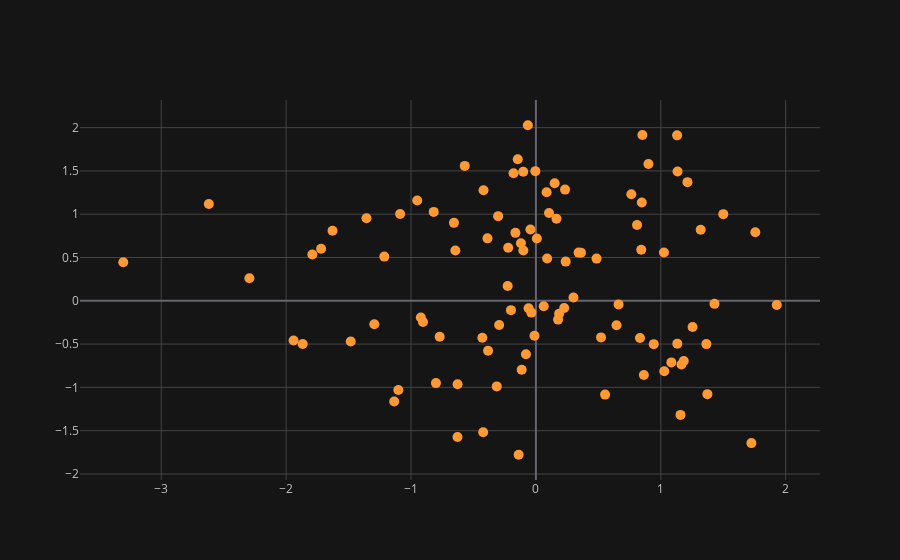

Notebook cell for this chart:
### Code cell
df.iplot(x='A',y='B',mode='markers',size=10)
